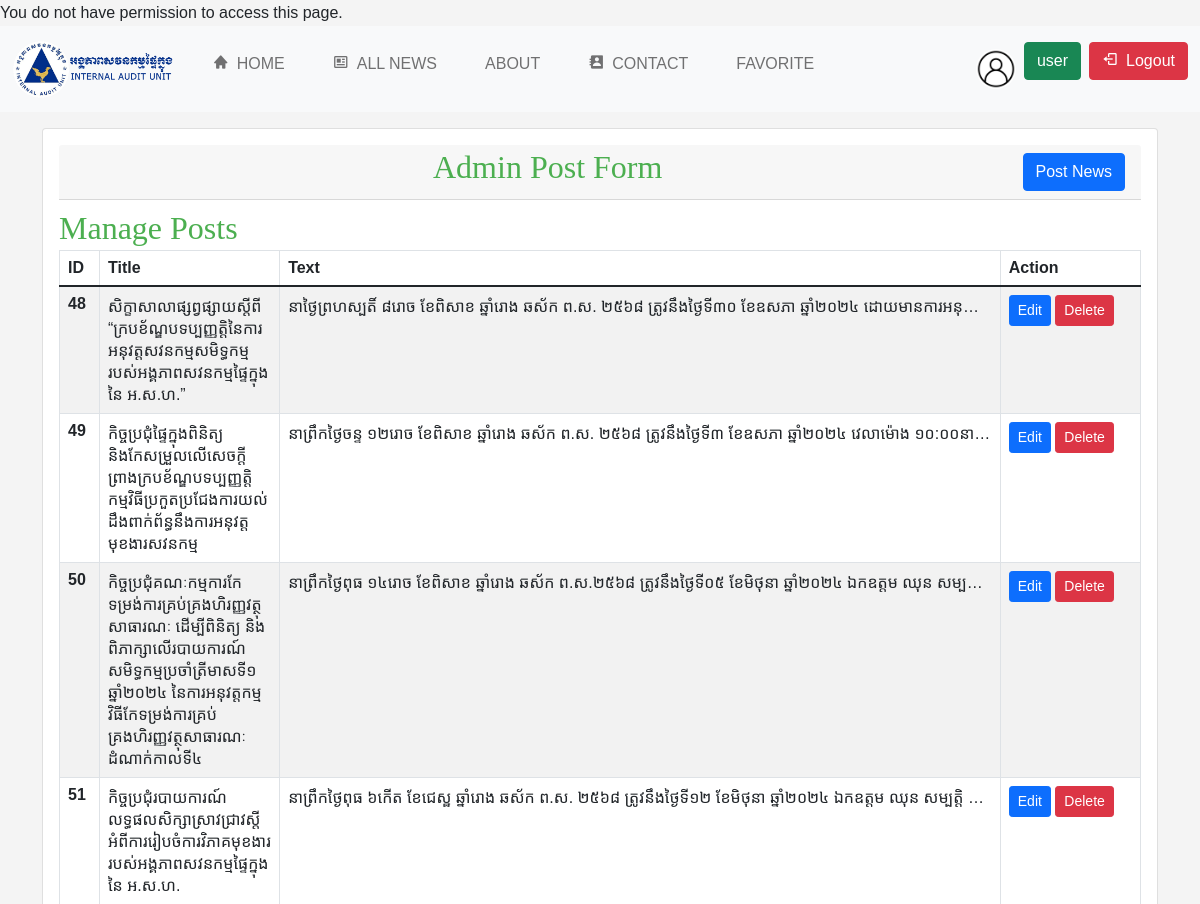
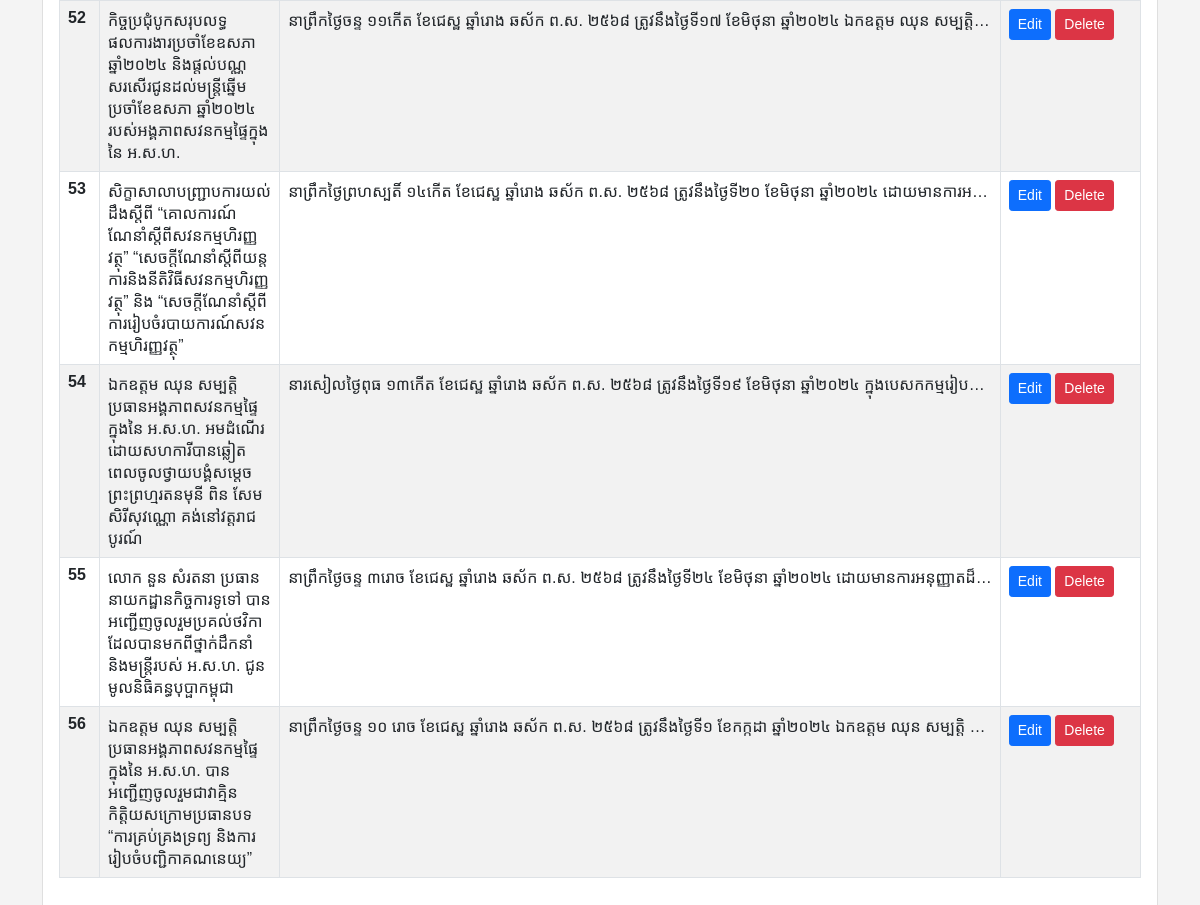
Screenshot of /admin/post.php (signed in) with the database file from the repository (2 pictures, top to bottom).
### tables this page shows
CREATE TABLE IF NOT EXISTS `post` (
  `id` int NOT NULL AUTO_INCREMENT,
  `profile` varchar(200) DEFAULT NULL,
  `title` longtext,
  `text` longtext NOT NULL,
  `status` tinyint DEFAULT NULL,
  `admin_id` int NOT NULL,
  `updated-at` timestamp NOT NULL DEFAULT CURRENT_TIMESTAMP ON UPDATE CURRENT_TIMESTAMP,
  `created_at` timestamp NOT NULL DEFAULT CURRENT_TIMESTAMP ON UPDATE CURRENT_TIMESTAMP,
  PRIMARY KEY (`id`)
);

### admin/post.php (the view, shortened to what this page needs)
<!DOCTYPE html>
<html lang="en">
<?php
include('../include/header.php')
?>
<body>
    <?php
    include('../include/navbar.php')
    ?>
    <div class="container">
        <div class="card rounded shadow-none mt-3">
            <div class="card-body">
                <div class="card-header text-center mb-3 bg-none">
                    <div class="row d-flex align-items-center ">
                        <div class="col-4">
                            <h2 mb-0>Admin Post Form</h2>
                        </div>
                        <div class="col-4 text-end">
                            <button type="button mt-3" class="btn btn-primary" data-bs-toggle="modal" data-bs-target="#exampleModal">
                                Post News
                            </button>
                        </div>
                    </div>
                </div>
                <h2>Manage Posts</h2>
                <div class="table-responsive">
                    <table class="table table-striped table-bordered">
                        <thead class="thead-dark">
                            <tr>
                                <th scope="col">ID</th>
                                <th scope="col" class="col-2">Title</th>
                                <th scope="col" class="col-8">Text</th>
                                <th scope="col">Action</th>
                            </tr>
                        </thead>
                        <tbody>
                            <?php
                            $servername = "localhost";
                            $username = "root";
                            $password = "";
                            $dbname = "newssystem2";
                            $conn = new mysqli($servername, $username, $password, $dbname);
                            $sql = "SELECT id, title, text FROM post";
                            $result = $conn->query($sql);
                            if ($result->num_rows > 0) {
                                while ($row = $result->fetch_assoc()) {
                                    echo "<tr>
                                            <th scope='row'>" . htmlspecialchars($row['id']) . "</th>
                                            <td>" . htmlspecialchars($row['title']) . "</td>
                                            <td class='text-truncate' style='max-width: 300px;'>" . htmlspecialchars($row['text']) . "</td>
                                            <td class='action-buttons'>
                                                <a class='btn btn-sm btn-primary' href='edit-post.php?eid=" . htmlspecialchars($row['id']) . "'>Edit</a>
                                                <form method='post' action='' style='display:inline;'>
                                                    <input type='hidden' name='delete_id' value='" . htmlspecialchars($row['id']) . "'>
                                                    <button type='button' class='btn btn-sm btn-danger' data-bs-toggle='modal' data-bs-target='#modalCenter' onclick='setDeleteId(" . htmlspecialchars($row['id']) . ")'>Delete</button>
                                                </form>
                                            </td>
                                        </tr>";
                                }
                            } else {
                                echo "<tr><td colspan='4'>No posts found</td></tr>";
                            }
                            ?>
                        </tbody>
                    </table>
                </div>
            </div>
        </div>
    </div>
</body>
</html>

### css/style.css (style rules this page uses)
body { font-family: "Khmer MEF1", -apple-system, BlinkMacSystemFont, "Segoe UI", Roboto, sans-serif; line-height: 1.6; margin: 0; min-height: 100vh; background-color: #f3f3f3; overflow-x: hidden; }
a { text-decoration: none; color: #333; }
h1, h2, h3, h4, h5, h6 { color: #4caf50; line-height: 24px; text-align: justify; margin-bottom: 10px; font-family: "khmer mef2"; }
button { padding: 15px 20px; border-radius: 5px; background-color: #4caf50; color: white; cursor: pointer; border: none; font-size: 16px; transition: all 0.2s ease-in-out; }
body { font-family: Arial, sans-serif, "khmer mef1"; margin: 0; padding: 0; background-color: #f4f4f4; }
body { font-family: sans-serif; }

### rows the page displays
post: id "48", title "សិក្ខាសាលាផ្សព្វផ្សាយស្តីពី “ក្របខ័ណ្ឌបទប្បញ្ញត្តិនៃការអនុវត្តសវនកម្មសមិទ្ធកម្មរបស់អង្គភាពសវនកម្មផ្ទៃក្នុងនៃ អ.ស.ហ.”", text "នាថ្ងៃព្រហស្បតិ៍ ៨រោច ខែពិសាខ ឆ្នាំរោង ឆស័ក ព.ស. ២៥៦៨ ត្រូវនឹងថ្ងៃទី៣០ ខែឧសភា ឆ្នាំ២០២៤ ដោយមានការអនុញ្…"
post: id "49", title "កិច្ចប្រជុំផ្ទៃក្នុងពិនិត្យនិងកែសម្រួលលើសេចក្ដីព្រាងក្របខ័ណ្ឌបទប្បញ្ញត្តិកម្មវិធីប្រកួតប្រជែងការយល់ដឹងពាក់ព័ន្ធនឹងការអនុវត្តមុខងារសវនកម្ម", text "នាព្រឹកថ្ងៃចន្ទ ១២រោច ខែពិសាខ ឆ្នាំរោង ឆស័ក ព.ស. ២៥៦៨ ត្រូវនឹងថ្ងៃទី៣ ខែឧសភា ឆ្នាំ២០២៤ វេលាម៉ោង ១០:០០នា…"
post: id "50", title "កិច្ចប្រជុំគណៈកម្មការកែទម្រង់ការគ្រប់គ្រងហិរញ្ញវត្ថុសាធារណៈ ដើម្បីពិនិត្យ និងពិភាក្សាលើរបាយការណ៍សមិទ្ធកម្មប្រចាំត្រីមាសទី១ ឆ្នាំ២០២៤ នៃការអនុវត្តកម្មវិធីកែទម្រង់ការគ្រប់គ្រងហិរញ្ញវត្ថុសាធារណៈ ដំណាក់កាលទី៤", text "នាព្រឹកថ្ងៃពុធ ១៤រោច ខែពិសាខ ឆ្នាំរោង ឆស័ក ព.ស.២៥៦៨ ត្រូវនឹងថ្ងៃទី០៥ ខែមិថុនា ឆ្នាំ២០២៤ ឯកឧត្តម ឈុន សម្បត្…"
post: id "51", title "កិច្ចប្រជុំរបាយការណ៍លទ្ធផលសិក្សាស្រាវជ្រាវស្តីអំពីការរៀបចំការវិភាគមុខងាររបស់អង្គភាពសវនកម្មផ្ទៃក្នុងនៃ អ.ស.ហ.", text "នាព្រឹកថ្ងៃពុធ ៦កើត ខែជេស្ឋ ឆ្នាំរោង ឆស័ក ព.ស. ២៥៦៨ ត្រូវនឹងថ្ងៃទី១២ ខែមិថុនា ឆ្នាំ២០២៤ ឯកឧត្តម ឈុន សម្បត្តិ ប្…"
post: id "52", title "កិច្ចប្រជុំបូកសរុបលទ្ធផលការងារប្រចាំខែឧសភា ឆ្នាំ២០២៤ និងផ្តល់បណ្ណសរសើរជូនដល់មន្រ្តីឆ្នើមប្រចាំខែឧសភា ឆ្នាំ២០២៤ របស់អង្គភាពសវនកម្មផ្ទៃក្នុងនៃ អ.ស.ហ.", text "នាព្រឹកថ្ងៃចន្ទ ១១កើត ខែជេស្ឋ ឆ្នាំរោង ឆស័ក ព.ស. ២៥៦៨ ត្រូវនឹងថ្ងៃទី១៧ ខែមិថុនា ឆ្នាំ២០២៤ ឯកឧត្តម ឈុន សម្បត្តិ…"
post: id "53", title "សិក្ខាសាលាបញ្ជ្រាបការយល់ដឹងស្តីពី “គោលការណ៍ណែនាំស្តីពីសវនកម្មហិរញ្ញវត្ថុ” “សេចក្តីណែនាំស្តីពីយន្តការនិងនីតិវិធីសវនកម្មហិរញ្ញវត្ថុ” និង “សេចក្តីណែនាំស្តីពីការរៀបចំរបាយការណ៍សវនកម្មហិរញ្ញវត្ថុ”", text "នាព្រឹកថ្ងៃព្រហស្បតិ៍ ១៤កើត ខែជេស្ឋ ឆ្នាំរោង ឆស័ក ព.ស. ២៥៦៨ ត្រូវនឹងថ្ងៃទី២០ ខែមិថុនា ឆ្នាំ២០២៤ ដោយមានការអ…"
post: id "54", title "ឯកឧត្តម ឈុន សម្បត្តិ ប្រធានអង្គភាពសវនកម្មផ្ទៃក្នុងនៃ អ.ស.ហ. អមដំណើរដោយសហការីបានឆ្លៀតពេលចូលថ្វាយបង្គំសម្តេចព្រះព្រហ្មរតនមុនី ពិន សែម សិរីសុវណ្ណោ គង់នៅវត្តរាជបូរណ៍", text "នារសៀលថ្ងៃពុធ ១៣កើត ខែជេស្ឋ ឆ្នាំរោង ឆស័ក ព.ស. ២៥៦៨ ត្រូវនឹងថ្ងៃទី១៩ ខែមិថុនា ឆ្នាំ២០២៤ ក្នុងបេសកកម្មរៀប…"
post: id "55", title "លោក នួន សំរតនា ប្រធាននាយកដ្ឋានកិច្ចការទូទៅ បានអញ្ជើញចូលរួមប្រគល់ថវិកាដែលបានមកពីថ្នាក់ដឹកនាំ និងមន្រ្តីរបស់ អ.ស.ហ. ជូនមូលនិធិគន្ធបុប្ផាកម្ពុជា", text "នាព្រឹកថ្ងៃចន្ទ ៣រោច ខែជេស្ឋ ឆ្នាំរោង ឆស័ក ព.ស. ២៥៦៨ ត្រូវនឹងថ្ងៃទី២៤ ខែមិថុនា ឆ្នាំ២០២៤ ដោយមានការអនុញ្ញាតដ៏…"
post: id "56", title "ឯកឧត្តម ឈុន សម្បត្តិ ប្រធានអង្គភាពសវនកម្មផ្ទៃក្នុងនៃ អ.ស.ហ. បានអញ្ជើញចូលរួមជាវាគ្មិនកិត្តិយសក្រោមប្រធានបទ “ការគ្រប់គ្រងទ្រព្យ និងការរៀបចំបញ្ជិកាគណនេយ្យ”", text "នាព្រឹកថ្ងៃចន្ទ ១០ រោច ខែជេស្ឋ ឆ្នាំរោង ឆស័ក ព.ស. ២៥៦៨ ត្រូវនឹងថ្ងៃទី១ ខែកក្កដា ឆ្នាំ២០២៤ ឯកឧត្តម ឈុន សម្បត្តិ…"

### other values shown
$_SESSION['role'] "user"
